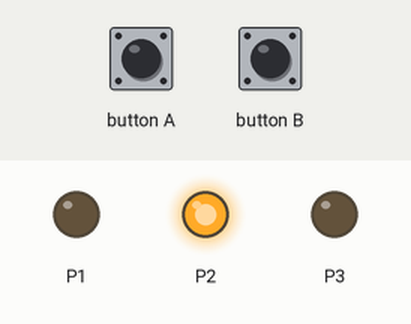
Simulated run of this program. Board: BBC micro:bit (MakeCode). Parts: output pins drawn as LEDs (lit = HIGH).

Above: at 0.1 s.
Timing chart, 0 to 1.6 s (numbered marks = the images above):
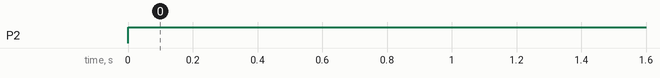

Measured:
- by itself, P2: LOW → HIGH at 0.00 s

The program:

main.ts
```typescript
input.onButtonPressed(Button.A, function () {

})
input.onSound(DetectedSound.Loud, function () {

})
input.onButtonPressed(Button.B, function () {

})
basic.forever(function () {
    let motor_ligado = 0
    if (motor_ligado == 1) {
        pins.digitalWritePin(DigitalPin.P1, 1)
        pins.digitalWritePin(DigitalPin.P2, 0)
        pins.digitalWritePin(DigitalPin.P3, 1)
    } else if (motor_ligado == 0) {
        pins.digitalWritePin(DigitalPin.P1, 0)
        pins.digitalWritePin(DigitalPin.P2, 1)
        pins.digitalWritePin(DigitalPin.P3, 0)
    }
})
```

test.ts
```typescript
// testes vão aqui; isto não será compilado quando este pacote for usado como uma extensão.
```
